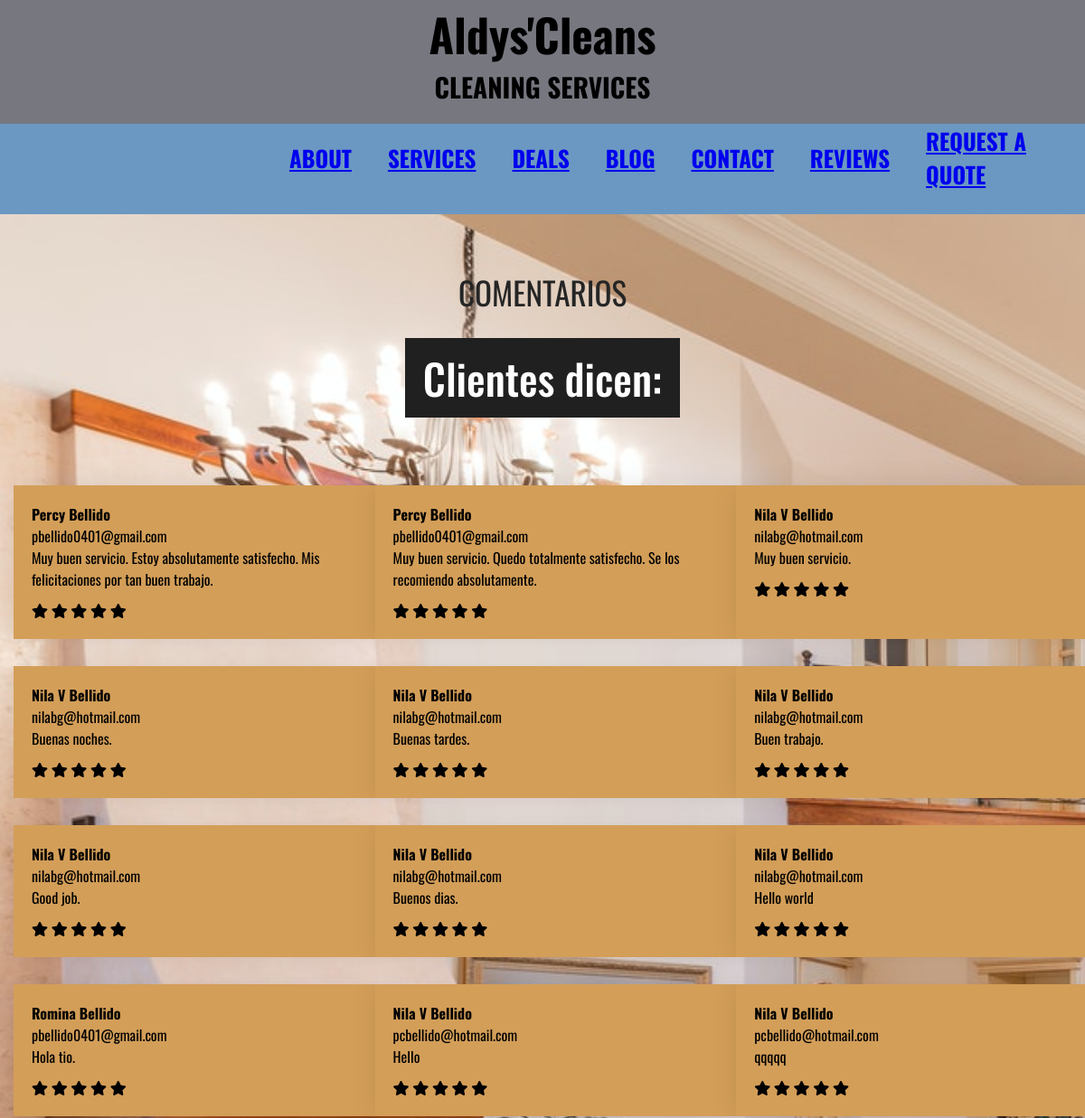
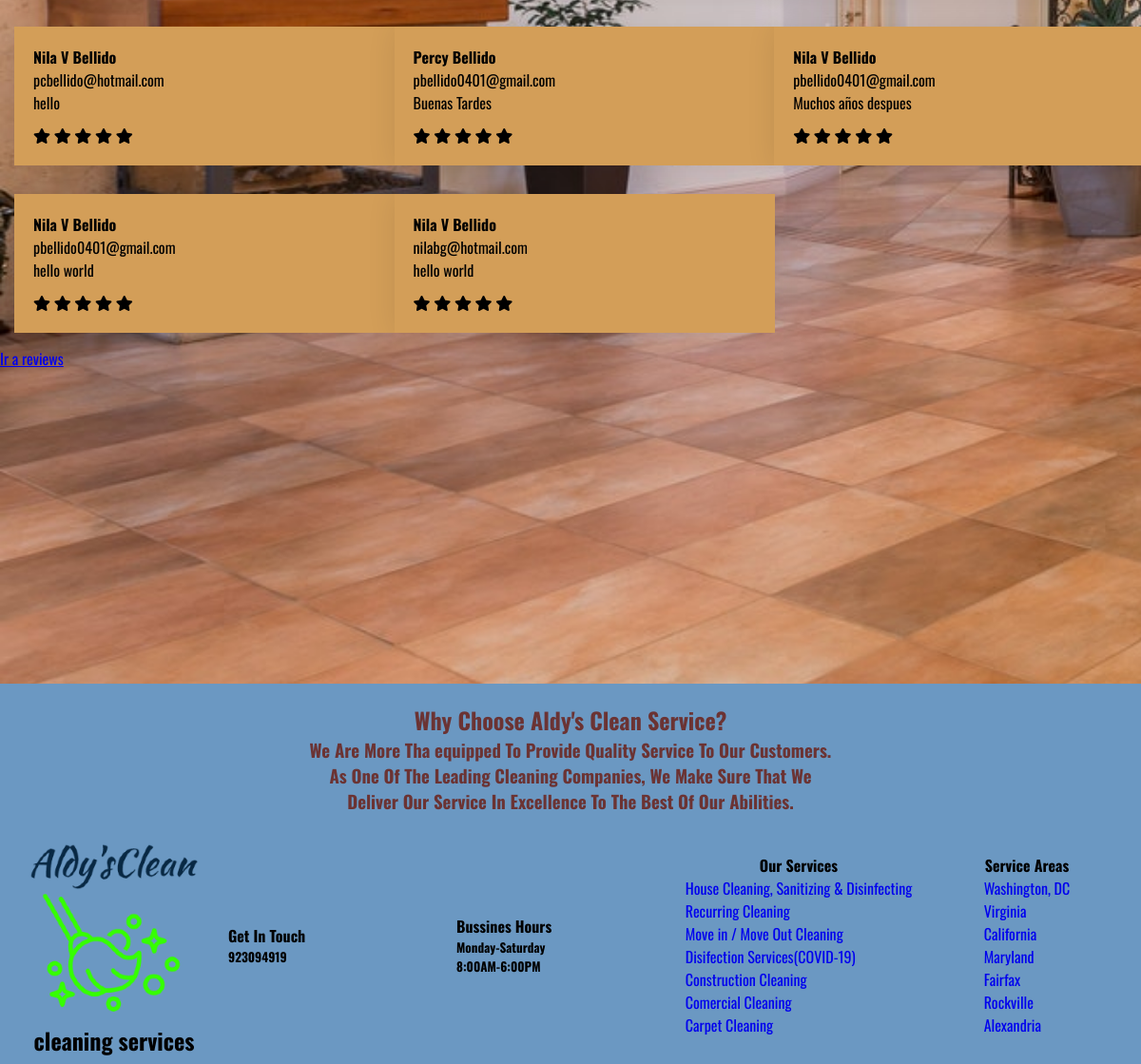
The app's page /reviews/ with its own data (2 pictures, top to bottom).
### reviews/models.py (models this page shows, shortened)
class Resenas(models.Model):
    name=models.CharField('Name',max_length=50)
    email=models.EmailField('Email')
    star=models.IntegerField('Stars',null=True, blank=True)
    message=models.TextField('Message', max_length=500)
    image=models.ImageField('Image',null=True,blank=True)

### reviews/views.py (the view)
# urls.py: path('',ResenasListView.as_view(),name="reviews"),
class ResenasListView(ListView):
    template_name="reviews/listar_resenas.html"
    model=Resenas
    context_object_name='lista'

### reviews/templates/reviews/listar_resenas.html
{% extends "core/base.html" %}
{% load static %}
{% block content %}
<link rel="stylesheet" href="core/static/core/css/css/all.min.css">
<section class="testimonios">
    <div class="testimonios_header">
        <span>Comentarios</span>
        <h1>Clientes dicen: </h1>
    </div>
</section>
    <div class="global">
        {% for elemento in lista %}
            <div class="card">
                <div class="testimonios1">
                    <p class="name">{{ elemento.name }}</p>
                    <p class="email">{{ elemento.email }}</p>
                    <p class="message">{{ elemento.message }}</p>
                </div>
                <div class="reseñas">
                    <i class="fas fa-star"></i>
                    <i class="fas fa-star"></i>
                    <i class="fas fa-star"></i>
                    <i class="fas fa-star"></i>
                    <i class="fas fa-star"></i>
                </div>
            </div>
        {% endfor %}
    </div>
<a href="{% url 'reviews_app:reviews2' %}">Ir a reviews</a>
{% endblock %}

### core/static/core/css/styles.css (style rules this page uses)
* { box-sizing: border-box; margin: 0; padding: 0; }
body { font-family:'Oswald', sans-serif; min-height: 100%; background-image: url(../img/casa_limpia.jpg); background-repeat: no-repeat; background-attachment: fixed; background-size: cover; height: 10em; }
.global { display:grid; grid-template-columns: 33.3% 33.3% 33.3%; width: 100%; }
.card { width: 400px; box-shadow: 2px 2px 30px rgba(0,0,0,0.1); background-color:rgb(211, 158, 88); padding: 20px; margin: 15px; cursor: pointer; }
.testimonios1 { margin-bottom: 10px; }
.testimonios { display:flex; justify-content: center; align-items: center; flex-direction:column; width: 100%; }
.testimonios_header { margin: 50px 0px; padding: 10px 20px; display:flex; flex-direction: column; justify-content: center; align-items: center; }
.testimonios_header h1 { font-size: 2.9rem; font-weight: 500; background-color: #202020; color:white; padding:10px 20px; }
.testimonios_header span { font-size: 2.2rem; color:#252525; margin-bottom: 25px; text-transform: uppercase; }
.card .testimonios1 .name { font-weight: bold; }

### records on screen
Resenas: name "Percy Bellido", email "pbellido0401@gmail.com", message "Muy buen servicio. Estoy absolutamente satisfecho. Mis felicitaciones por tan buen trabajo."
Resenas: name "Percy Bellido", email "pbellido0401@gmail.com", message "Muy buen servicio. Quedo totalmente satisfecho. Se los recomiendo absolutamente."
Resenas: name "Nila V Bellido", email "nilabg@hotmail.com", message "Muy buen servicio."
Resenas: name "Nila V Bellido", email "nilabg@hotmail.com", message "Buenas noches."
Resenas: name "Nila V Bellido", email "nilabg@hotmail.com", message "Buenas tardes."
Resenas: name "Nila V Bellido", email "nilabg@hotmail.com", message "Buen trabajo."
Resenas: name "Nila V Bellido", email "nilabg@hotmail.com", message "Good job."
Resenas: name "Nila V Bellido", email "nilabg@hotmail.com", message "Buenos dias."
Resenas: name "Nila V Bellido", email "nilabg@hotmail.com", message "Hello world"
Resenas: name "Romina Bellido", email "pbellido0401@gmail.com", message "Hola tio."
Resenas: name "Nila V Bellido", email "pcbellido@hotmail.com", message "Hello"
Resenas: name "Nila V Bellido", email "pcbellido@hotmail.com", message "qqqqq"
Resenas: name "Nila V Bellido", email "pcbellido@hotmail.com", message "hello"
Resenas: name "Percy Bellido", email "pbellido0401@gmail.com", message "Buenas Tardes"
Resenas: name "Nila V Bellido", email "pbellido0401@gmail.com", message "Muchos años despues"
Resenas: name "Nila V Bellido", email "pbellido0401@gmail.com", message "hello world"
Resenas: name "Nila V Bellido", email "nilabg@hotmail.com", message "hello world"
